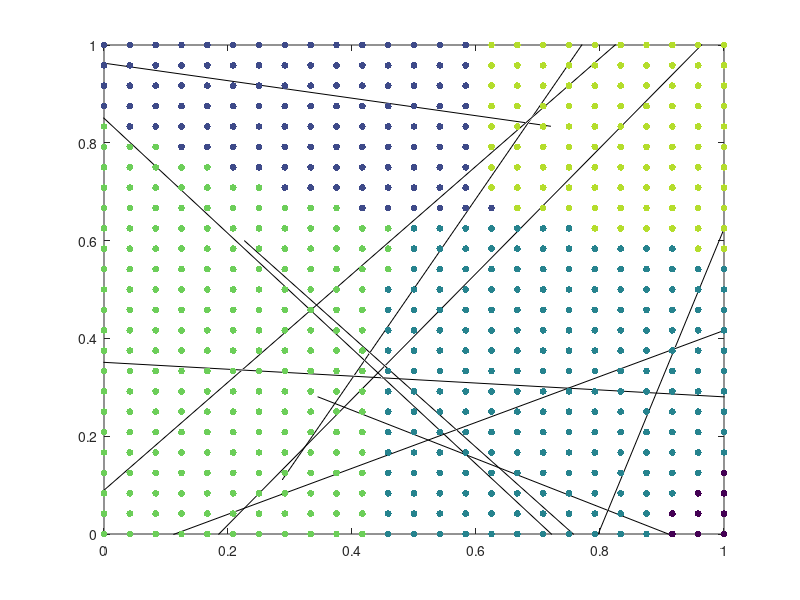

Source code (MATLAB):
% xCylinders_3D.m

% The same idea as xCylinders.m, but in 3 dimensions
%
% trying to work out a solution to the Yablonskiy condition for static 
% dephasing (from Yablonskiy and Haacke, 1994):
%
%       1/(z*dw) << (r/2)^2/6D
%

clear; close all;

% generate space, a square of side 1, and fill it with randomly positioned
% and oriented cylinders, each cylinder must have the following: xpos,
% ypos, zpos, theta, phi.

% theta is rotation on x-y plane, phi is angle w.r.t z axis

% parameters
M = 10; % maximum number of cylinders
Z = 0.05; % total volume that should be occupied by cylinders
R = 0.02; % radius of cylinders

% generate cylinders, each one has [XPOS, YPOS, ZPOS, THETA, PHI];
pos = rand(M,5);
pos(:,4:5) = pos(:,4:5)*pi; % so that they are both angles forming a half-sphere

p1(:,1) = pos(:,1) + 5*cos(pos(:,4)); % all lines have length 10
p1(:,2) = pos(:,2) + 5*sin(pos(:,4));
p1(:,3) = pos(:,3) + 5*sin(pos(:,5));

p2(:,1) = pos(:,1) - 5*cos(pos(:,4));
p2(:,2) = pos(:,2) - 5*sin(pos(:,4));
p2(:,3) = pos(:,3) - 5*sin(pos(:,5));


% make a meshed grid of points
np = 25;
pts = linspace(0,1,np);
d = zeros(np,np,np,M);

for ii = 1:M
    
    P2 = p2(ii,:);
    P1 = p1(ii,:);
    
    df = norm(P2-P1);
    
    for iz = 1:np
        for iy = 1:np
            for ix = 1:np
                
                P0 = [pts(ix),pts(iy),pts(iz)];
                d(ix,iy,iz,ii) = norm(cross((P2-P1),(P1-P0)))./df;
                
            end
        end
    end
    
end

[md,ci] = min(d,[],4);

% grid of dots
[xg,yg,zg] = meshgrid(pts,pts,pts);
zz = zeros(np);
 
% calculate average distance
rhat = mean(md(:));
disp(['Average Distance to Line: ',num2str(rhat)]);

% visualise
figure('WindowStyle','Docked');
hold on; box on;
plot3([p2(:,1),p1(:,1)]',[p2(:,2),p1(:,2)]',[p2(:,3),p1(:,3)]','k-');
scatter3(xg(:),yg(:),zg(:),25,ci(:),'filled');
axis([0 1 0 1 0 1]);

% % visualise closest points
% figure('WindowStyle','Docked');
% hold on; box on;
% surf(linspace(0,1,np),linspace(0,1,np),ci,'EdgeColor','none');
% view(2);
% 
% % visualise distance from vessel
% figure('WindowStyle','Docked');
% hold on; box on;
% surf(linspace(0,1,np),linspace(0,1,np),md,'EdgeColor','none');
% view(2);

